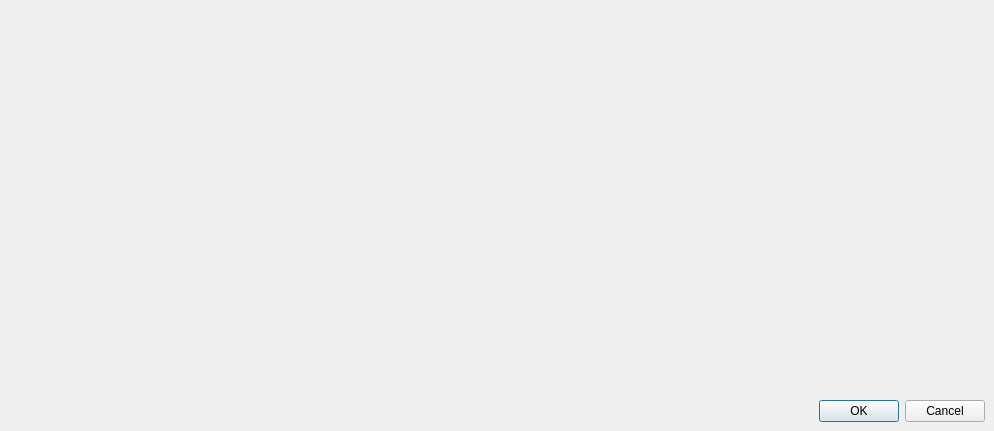
<?xml version="1.0" encoding="UTF-8"?>
<ui version="4.0">
 <class>CTG_InResultModelConfiguration</class>
 <widget class="QDialog" name="CTG_InResultModelConfiguration">
  <property name="geometry">
   <rect>
    <x>0</x>
    <y>0</y>
    <width>994</width>
    <height>431</height>
   </rect>
  </property>
  <property name="windowTitle">
   <string>Configuration des résultats d'entrée</string>
  </property>
  <layout class="QVBoxLayout" name="verticalLayout">
   <property name="spacing">
    <number>6</number>
   </property>
   <property name="leftMargin">
    <number>9</number>
   </property>
   <property name="topMargin">
    <number>9</number>
   </property>
   <property name="rightMargin">
    <number>9</number>
   </property>
   <property name="bottomMargin">
    <number>9</number>
   </property>
   <item>
    <layout class="QHBoxLayout" name="horizontalLayout">
     <property name="spacing">
      <number>1</number>
     </property>
     <item>
      <widget class="CTG_InResultModelPossibilities" name="inResultModelPossibilities" native="true">
       <property name="sizePolicy">
        <sizepolicy hsizetype="Preferred" vsizetype="Preferred">
         <horstretch>2</horstretch>
         <verstretch>0</verstretch>
        </sizepolicy>
       </property>
      </widget>
     </item>
     <item>
      <widget class="CTG_InTurnManager" name="inTurnManager" native="true">
       <property name="sizePolicy">
        <sizepolicy hsizetype="Preferred" vsizetype="Preferred">
         <horstretch>3</horstretch>
         <verstretch>0</verstretch>
        </sizepolicy>
       </property>
      </widget>
     </item>
    </layout>
   </item>
   <item>
    <widget class="QDialogButtonBox" name="buttonBox">
     <property name="orientation">
      <enum>Qt::Horizontal</enum>
     </property>
     <property name="standardButtons">
      <set>QDialogButtonBox::Cancel|QDialogButtonBox::Ok</set>
     </property>
    </widget>
   </item>
  </layout>
 </widget>
 <customwidgets>
  <customwidget>
   <class>CTG_InResultModelPossibilities</class>
   <extends>QWidget</extends>
   <header>ctg_inresultmodelpossibilities.h</header>
   <container>1</container>
  </customwidget>
  <customwidget>
   <class>CTG_InTurnManager</class>
   <extends>QWidget</extends>
   <header>ctg_inturnmanager.h</header>
   <container>1</container>
  </customwidget>
 </customwidgets>
 <resources/>
 <connections>
  <connection>
   <sender>buttonBox</sender>
   <signal>accepted()</signal>
   <receiver>CTG_InResultModelConfiguration</receiver>
   <slot>accept()</slot>
   <hints>
    <hint type="sourcelabel">
     <x>248</x>
     <y>254</y>
    </hint>
    <hint type="destinationlabel">
     <x>157</x>
     <y>274</y>
    </hint>
   </hints>
  </connection>
  <connection>
   <sender>buttonBox</sender>
   <signal>rejected()</signal>
   <receiver>CTG_InResultModelConfiguration</receiver>
   <slot>reject()</slot>
   <hints>
    <hint type="sourcelabel">
     <x>316</x>
     <y>260</y>
    </hint>
    <hint type="destinationlabel">
     <x>286</x>
     <y>274</y>
    </hint>
   </hints>
  </connection>
 </connections>
</ui>
